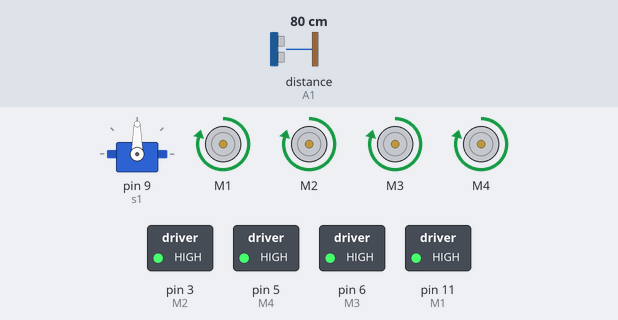
A sketch run on a simulated Arduino Uno, built with avr-gcc and run on an emulated ATmega328P. Parts: servo, 4 × DC motor (green arrow = forward, orange = backward, longer = faster), switched loads named in the sketch (green lamp = pin HIGH). The inputs (shaded band) are chosen by the test bench; at power-on: distance to the obstacle (sensor on A1) 80 cm. The echo pulse lasts 58.3 µs per cm.

Above: at 2.2 s.
2.3 s: distance to the obstacle (sensor on A1) set to 28 cm
3.8 s: distance to the obstacle (sensor on A1) set to 21 cm
At 4.2 s:
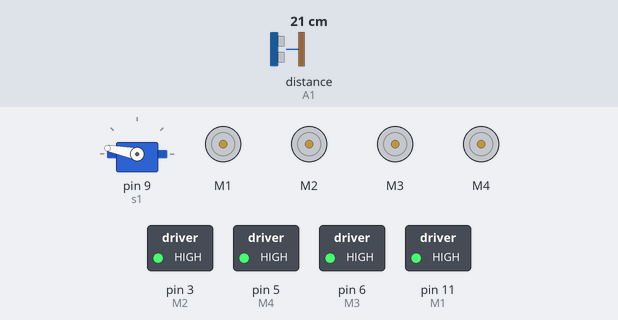
At 5.9 s:
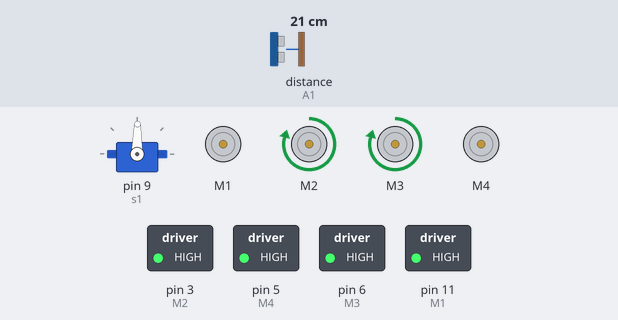
6.8 s: distance to the obstacle (sensor on A1) set to 2 cm
At 8.9 s:
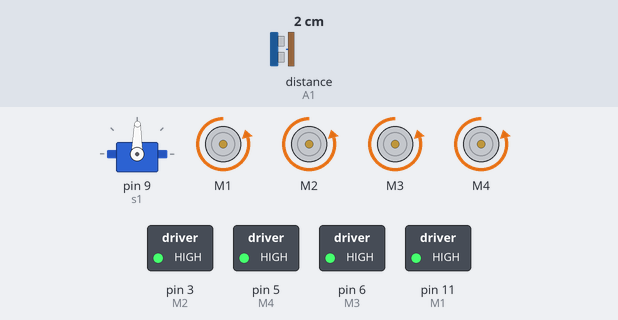
9.8 s: distance to the obstacle (sensor on A1) set to 4 cm
At 11.5 s:
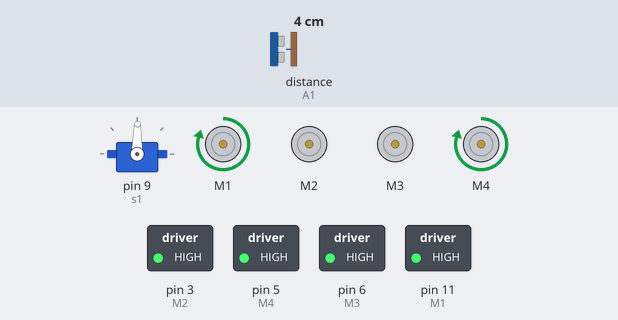
12.8 s: distance to the obstacle (sensor on A1) set to 9 cm
15.8 s: distance to the obstacle (sensor on A1) set to 18 cm
Timing chart, 0 to 19.8 s (numbered marks = the images above; inputs shaded):
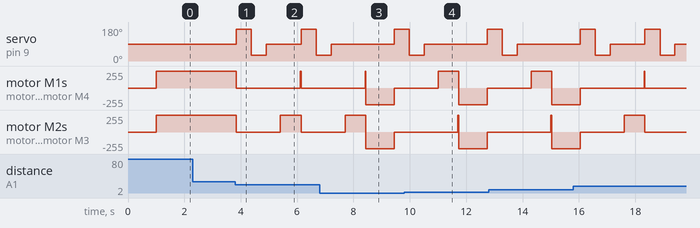

Measured:
- the behaviour switches between 25 and 24 cm on distance to the obstacle (sensor on A1) (found by bisection; images 0 and 1)
- after the input at 2.3 s, every drawn part: stays the same
- after the input at 3.8 s, servo on pin 9 (s1): 90° → 169° at once, → 31° 0.54 s later, → 89° 0.53 s later, → 169° 1.2 s later, … (5 changes in this stretch); motor M1, motor M4: forward 250/255 → stopped at once; motor M2, motor M3: forward 250/255 → stopped at once, → forward 250/255 1.6 s later, → stopped 0.73 s later

The sketch:

DC_car.ino
```cpp
#include <AFMotor.h> //libreria motor shield
#include <Servo.h> //libreria servo motore
#include "SR04.h" //libreria modulo sensore ultrasuoni
#include "IRremote.h" //libreria modulo senosore IR

AF_DCMotor m1 (1); //motore 1
AF_DCMotor m2 (2); //motore 2
AF_DCMotor m3 (3); //motore 3
AF_DCMotor m4 (4); //motore 4

#define TRIG_PIN A1
#define ECHO_PIN A0

#define S1 16724175
#define S2 16718055
#define A 16736925
#define I 16754775
#define S 16720605
#define D 16761405
#define F 16712445

#define UNKNOWN_1 2534850111
#define UNKNOWN_2 1033561079
#define UNKNOWN_F 3622325019
#define UNKNOWN_A 5316027
#define UNKNOWN_I 2747854299
#define UNKNOWN_D 553536955
#define UNKNOWN_S 1386468383
Servo s1;

SR04 sr04 = SR04(ECHO_PIN, TRIG_PIN);
int a; //rilevamento distanza
int x; //distanza destra
int y; //distanza sinistra
int pos = 90; //posizione iniziale servo motore
int receiver = A2; //collegamento modulo IR
unsigned long val; //valore modulo IR
int set = 1; //variabile di mode, mode 1 = automatica, mode 2 = manuale

IRrecv irrecv(receiver);
decode_results results;

void setup() {
  s1.attach(9); //servo motore 1 attaccato alla posizione 9 della motor shield
  s1.write(pos); //posiziona il servo motore a 90
  irrecv.enableIRIn();
  pinMode(11, OUTPUT); //M1
  pinMode(3, OUTPUT); //M2
  pinMode(6, OUTPUT); //M3
  pinMode(5, OUTPUT); //M4
  //accensione di tutti i motori
  digitalWrite(11, HIGH);
  digitalWrite(3, HIGH);
  digitalWrite(5, HIGH);
  digitalWrite(6, HIGH);
  delay(1000);
}

void indietro() {
  m1.run(BACKWARD); //motore DC indietro
  m1.setSpeed(250); //velocità motore DC
  m2.run(BACKWARD);
  m2.setSpeed(250);
  m3.run(BACKWARD);
  m3.setSpeed(250);
  m4.run(BACKWARD);
  m4.setSpeed(250);
  delay(1000);
}

void avanti() {
  m1.run(FORWARD); //motore DC avanti
  m1.setSpeed(250);
  m2.run(FORWARD);
  m2.setSpeed(250);
  m3.run(FORWARD);
  m3.setSpeed(250);
  m4.run(FORWARD);
  m4.setSpeed(250);
}

void destra() {
  m1.run(FORWARD);
  m1.setSpeed(250);
  m2.run(RELEASE);
  m3.run(RELEASE);
  m4.run(FORWARD);
  m4.setSpeed(250);
  delay(700);
}

void sinistra() {
  m2.run(FORWARD);
  m2.setSpeed(250);
  m1.run(RELEASE);
  m4.run(RELEASE);
  m3.run(FORWARD);
  m3.setSpeed(250);
  delay(700);
}

void fermo() {
  m1.run(RELEASE); //motore DC spento
  m2.run(RELEASE);
  m3.run(RELEASE);
  m4.run(RELEASE);
}

void servo() {
  while (pos < 170) {
    s1.write(pos);
    pos++;
    if (pos == 170) {
      x = sr04.Distance();
      Serial.print(x);
    }
  }
  delay(500);
  while (pos > 30) {
    s1.write(pos);
    pos--;
    if (pos == 30) {
      y = sr04.Distance();
      Serial.print(y);
    }
  }
  delay(500);
  while (pos < 90) {
    s1.write(pos);
    pos++;
  }
  delay(500);
  while (pos > 90) {
    s1.write(pos);
    pos--;
  }
  if (x < y) {
    destra();
  }
  else if (y < x) {
    sinistra();
  }
  else if (y == x) {
    sinistra();
  }

}

void loop() {
  if (set == 1) {
    if (irrecv.decode(&results)) {
      val = results.value;
      Serial.println(val);
      irrecv.resume();
      switch (val) {
        case S1:
        case UNKNOWN_1: set = 1; break;
        case S2:
        case UNKNOWN_2: set = 2; break;
        default: break;
      }
    }
    avanti();
    a = sr04.Distance();
    if (pos == 90 && a < 25 && a > 9) {
      fermo();
      servo();
    }
    else if (pos == 90 && a < 10) {
      indietro();
      fermo();
      servo();
    }
  }
  else if (set == 2) {
    if (irrecv.decode(&results)) {
      val = results.value;
      Serial.println(val);
      irrecv.resume();
      switch (val) {
        case S1:
        case UNKNOWN_1: set = 1; break;
        case S2:
        case UNKNOWN_2: set = 2; break;
        case A:
        case UNKNOWN_A: avanti(); break;
        case I:
        case UNKNOWN_I: indietro(); break;
        case S:
        case UNKNOWN_S: sinistra(); break;
        case D:
        case UNKNOWN_D: destra(); break;
        case F:
        case UNKNOWN_F: fermo(); break;
        default: break;
      }
    }
  }
}
```
